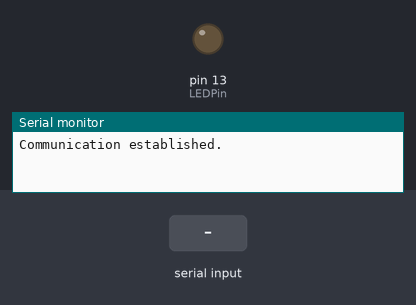
Bench run of a sketch on a simulated Arduino Uno, built with avr-gcc and run on an emulated ATmega328P. Parts: output pins drawn as LEDs (lit = HIGH), the last lines printed to the serial monitor. Inputs (shaded band) come from the test bench.

Above: at 1.2 s.
1.3 s: "1\n" received over Serial
At 2.2 s:
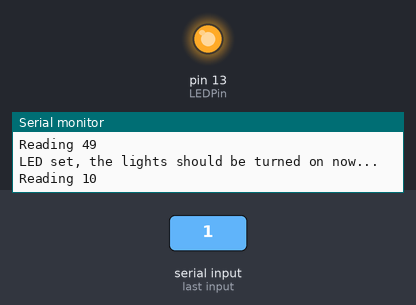
2.8 s: byte 48 ('0') received over Serial
At 3.3 s:
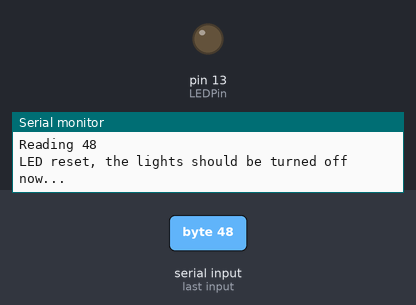
Timing chart, 0 to 5.8 s (numbered marks = the images above; inputs shaded):
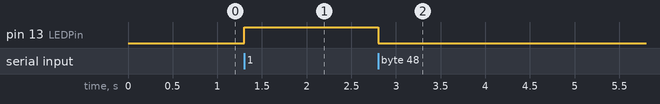

The sketch:

ledDriver.ino
```cpp
int IncomeByte = 0;
int LEDPin = 13;

void setup() {
  // put your setup code here, to run once:
  Serial.begin(9600);
  // Wait until the serial communication is established
  while(!Serial);
  Serial.println("Communication established.");
  pinMode(LEDPin, OUTPUT);
}

void loop() {
  // put your main code here, to run repeatedly:
  if (Serial.available() > 0 ) {

    IncomeByte = Serial.read();
    Serial.print("Reading ");
    Serial.print(IncomeByte);
    Serial.print("\n");

    if (IncomeByte == '0') {

      // Input = 0: Turn the LED off
      Serial.println("LED reset, the lights should be turned off now...");
      digitalWrite(LEDPin, LOW);

    } else if (IncomeByte == '1') {

      // Input = 1: Turn the LED on
      Serial.println("LED set, the lights should be turned on now...");
      digitalWrite(LEDPin, HIGH);

    } else if (IncomeByte == '9') {

      // Input = 9: Checking if there is an arduino running properly
      Serial.println("Alive");

    }
  }
}
```

Measured:
- after the input at 1.3 s, pin 13 (LEDPin): LOW → HIGH at once
- after the input at 2.8 s, pin 13 (LEDPin): HIGH → LOW at once
